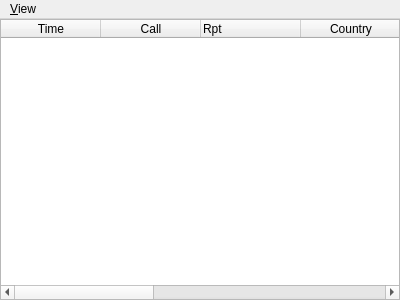
<?xml version="1.0" encoding="UTF-8"?>
<ui version="4.0">
 <class>PSKReporterWidget</class>
 <widget class="QWidget" name="PSKReporterWidget">
  <property name="geometry">
   <rect>
    <x>0</x>
    <y>0</y>
    <width>400</width>
    <height>300</height>
   </rect>
  </property>
  <property name="windowTitle">
   <string>PSKReporter</string>
  </property>
  <layout class="QVBoxLayout" name="mainLayout">
   <property name="spacing">
    <number>0</number>
   </property>
   <property name="leftMargin">
    <number>0</number>
   </property>
   <property name="topMargin">
    <number>0</number>
   </property>
   <property name="rightMargin">
    <number>0</number>
   </property>
   <property name="bottomMargin">
    <number>0</number>
   </property>
   <item>
    <widget class="QMenuBar" name="menuBar">
     <widget class="QMenu" name="menuView">
      <property name="title">
       <string>&amp;View</string>
      </property>
      <addaction name="actionRefresh"/>
     </widget>
     <addaction name="menuView"/>
    </widget>
   </item>
   <item>
    <widget class="QTableWidget" name="pskTable">
     <property name="styleSheet">
      <string notr="true"/>
     </property>
     <property name="editTriggers">
      <set>QAbstractItemView::NoEditTriggers</set>
     </property>
     <property name="sortingEnabled">
      <bool>true</bool>
     </property>
     <column>
      <property name="text">
       <string>Time</string>
      </property>
     </column>
     <column>
      <property name="text">
       <string>Call</string>
      </property>
     </column>
     <column>
      <property name="text">
       <string>Rpt</string>
      </property>
      <property name="textAlignment">
       <set>AlignLeading|AlignVCenter</set>
      </property>
     </column>
     <column>
      <property name="text">
       <string>Country</string>
      </property>
     </column>
     <column>
      <property name="text">
       <string>Freq</string>
      </property>
     </column>
     <column>
      <property name="text">
       <string>Mode</string>
      </property>
     </column>
     <column>
      <property name="text">
       <string>Loc</string>
      </property>
      <property name="textAlignment">
       <set>AlignLeading|AlignVCenter</set>
      </property>
     </column>
     <column>
      <property name="text">
       <string>Frequency</string>
      </property>
     </column>
    </widget>
   </item>
  </layout>
  <action name="actionRefresh">
   <property name="text">
    <string>&amp;Refresh</string>
   </property>
   <property name="shortcut">
    <string>Ctrl+R</string>
   </property>
  </action>
 </widget>
 <resources/>
 <connections>
  <connection>
   <sender>actionRefresh</sender>
   <signal>triggered()</signal>
   <receiver>PSKReporterWidget</receiver>
   <slot>refresh()</slot>
  </connection>
 </connections>
</ui>
